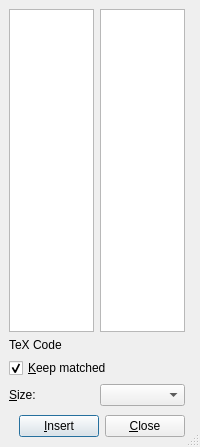
<ui version="4.0" >
 <class>QDelimiterUi</class>
 <widget class="QDialog" name="QDelimiterUi" >
  <property name="geometry" >
   <rect>
    <x>0</x>
    <y>0</y>
    <width>200</width>
    <height>447</height>
   </rect>
  </property>
  <property name="sizePolicy" >
   <sizepolicy>
    <hsizetype>13</hsizetype>
    <vsizetype>5</vsizetype>
    <horstretch>0</horstretch>
    <verstretch>0</verstretch>
   </sizepolicy>
  </property>
  <property name="minimumSize" >
   <size>
    <width>200</width>
    <height>447</height>
   </size>
  </property>
  <property name="maximumSize" >
   <size>
    <width>16777215</width>
    <height>16777215</height>
   </size>
  </property>
  <property name="windowTitle" >
   <string/>
  </property>
  <property name="sizeGripEnabled" >
   <bool>true</bool>
  </property>
  <widget class="QWidget" name="" >
   <property name="geometry" >
    <rect>
     <x>9</x>
     <y>9</y>
     <width>176</width>
     <height>431</height>
    </rect>
   </property>
   <layout class="QVBoxLayout" >
    <property name="margin" >
     <number>0</number>
    </property>
    <property name="spacing" >
     <number>6</number>
    </property>
    <item>
     <layout class="QHBoxLayout" >
      <property name="margin" >
       <number>0</number>
      </property>
      <property name="spacing" >
       <number>6</number>
      </property>
      <item>
       <widget class="QListWidget" name="leftLW" >
        <property name="sizePolicy" >
         <sizepolicy>
          <hsizetype>3</hsizetype>
          <vsizetype>3</vsizetype>
          <horstretch>0</horstretch>
          <verstretch>0</verstretch>
         </sizepolicy>
        </property>
        <property name="minimumSize" >
         <size>
          <width>60</width>
          <height>0</height>
         </size>
        </property>
        <property name="maximumSize" >
         <size>
          <width>16777215</width>
          <height>16777215</height>
         </size>
        </property>
        <property name="iconSize" >
         <size>
          <width>16</width>
          <height>16</height>
         </size>
        </property>
        <property name="resizeMode" >
         <enum>QListView::Adjust</enum>
        </property>
        <property name="spacing" >
         <number>0</number>
        </property>
        <property name="currentRow" >
         <number>-1</number>
        </property>
       </widget>
      </item>
      <item>
       <widget class="QListWidget" name="rightLW" >
        <property name="sizePolicy" >
         <sizepolicy>
          <hsizetype>3</hsizetype>
          <vsizetype>3</vsizetype>
          <horstretch>0</horstretch>
          <verstretch>0</verstretch>
         </sizepolicy>
        </property>
        <property name="minimumSize" >
         <size>
          <width>60</width>
          <height>0</height>
         </size>
        </property>
        <property name="maximumSize" >
         <size>
          <width>16777215</width>
          <height>16777215</height>
         </size>
        </property>
        <property name="iconSize" >
         <size>
          <width>16</width>
          <height>16</height>
         </size>
        </property>
        <property name="spacing" >
         <number>0</number>
        </property>
       </widget>
      </item>
     </layout>
    </item>
    <item>
     <widget class="QLabel" name="texCodeL" >
      <property name="sizePolicy" >
       <sizepolicy>
        <hsizetype>3</hsizetype>
        <vsizetype>0</vsizetype>
        <horstretch>0</horstretch>
        <verstretch>0</verstretch>
       </sizepolicy>
      </property>
      <property name="text" >
       <string>TeX Code</string>
      </property>
     </widget>
    </item>
    <item>
     <widget class="QCheckBox" name="matchCB" >
      <property name="sizePolicy" >
       <sizepolicy>
        <hsizetype>3</hsizetype>
        <vsizetype>0</vsizetype>
        <horstretch>0</horstretch>
        <verstretch>0</verstretch>
       </sizepolicy>
      </property>
      <property name="toolTip" >
       <string>Match delimiter types</string>
      </property>
      <property name="text" >
       <string>&amp;Keep matched</string>
      </property>
      <property name="checked" >
       <bool>true</bool>
      </property>
     </widget>
    </item>
    <item>
     <layout class="QHBoxLayout" >
      <property name="margin" >
       <number>0</number>
      </property>
      <property name="spacing" >
       <number>6</number>
      </property>
      <item>
       <widget class="QLabel" name="label" >
        <property name="sizePolicy" >
         <sizepolicy>
          <hsizetype>5</hsizetype>
          <vsizetype>0</vsizetype>
          <horstretch>0</horstretch>
          <verstretch>0</verstretch>
         </sizepolicy>
        </property>
        <property name="text" >
         <string>&amp;Size:</string>
        </property>
        <property name="buddy" >
         <cstring>sizeCO</cstring>
        </property>
       </widget>
      </item>
      <item>
       <widget class="QComboBox" name="sizeCO" >
        <property name="sizePolicy" >
         <sizepolicy>
          <hsizetype>5</hsizetype>
          <vsizetype>0</vsizetype>
          <horstretch>0</horstretch>
          <verstretch>0</verstretch>
         </sizepolicy>
        </property>
       </widget>
      </item>
     </layout>
    </item>
    <item>
     <layout class="QHBoxLayout" >
      <property name="margin" >
       <number>0</number>
      </property>
      <property name="spacing" >
       <number>6</number>
      </property>
      <item>
       <spacer>
        <property name="orientation" >
         <enum>Qt::Horizontal</enum>
        </property>
        <property name="sizeType" >
         <enum>QSizePolicy::Expanding</enum>
        </property>
        <property name="sizeHint" >
         <size>
          <width>50</width>
          <height>28</height>
         </size>
        </property>
       </spacer>
      </item>
      <item>
       <widget class="QPushButton" name="insertPB" >
        <property name="sizePolicy" >
         <sizepolicy>
          <hsizetype>5</hsizetype>
          <vsizetype>0</vsizetype>
          <horstretch>0</horstretch>
          <verstretch>0</verstretch>
         </sizepolicy>
        </property>
        <property name="toolTip" >
         <string>Insert the delimiters</string>
        </property>
        <property name="text" >
         <string>&amp;Insert</string>
        </property>
       </widget>
      </item>
      <item>
       <widget class="QPushButton" name="closePB" >
        <property name="sizePolicy" >
         <sizepolicy>
          <hsizetype>5</hsizetype>
          <vsizetype>0</vsizetype>
          <horstretch>0</horstretch>
          <verstretch>0</verstretch>
         </sizepolicy>
        </property>
        <property name="text" >
         <string>&amp;Close</string>
        </property>
       </widget>
      </item>
     </layout>
    </item>
   </layout>
  </widget>
 </widget>
 <tabstops>
  <tabstop>matchCB</tabstop>
  <tabstop>sizeCO</tabstop>
  <tabstop>insertPB</tabstop>
  <tabstop>closePB</tabstop>
 </tabstops>
 <includes>
  <include location="local" >qt_helpers.h</include>
 </includes>
 <resources/>
 <connections/>
</ui>
